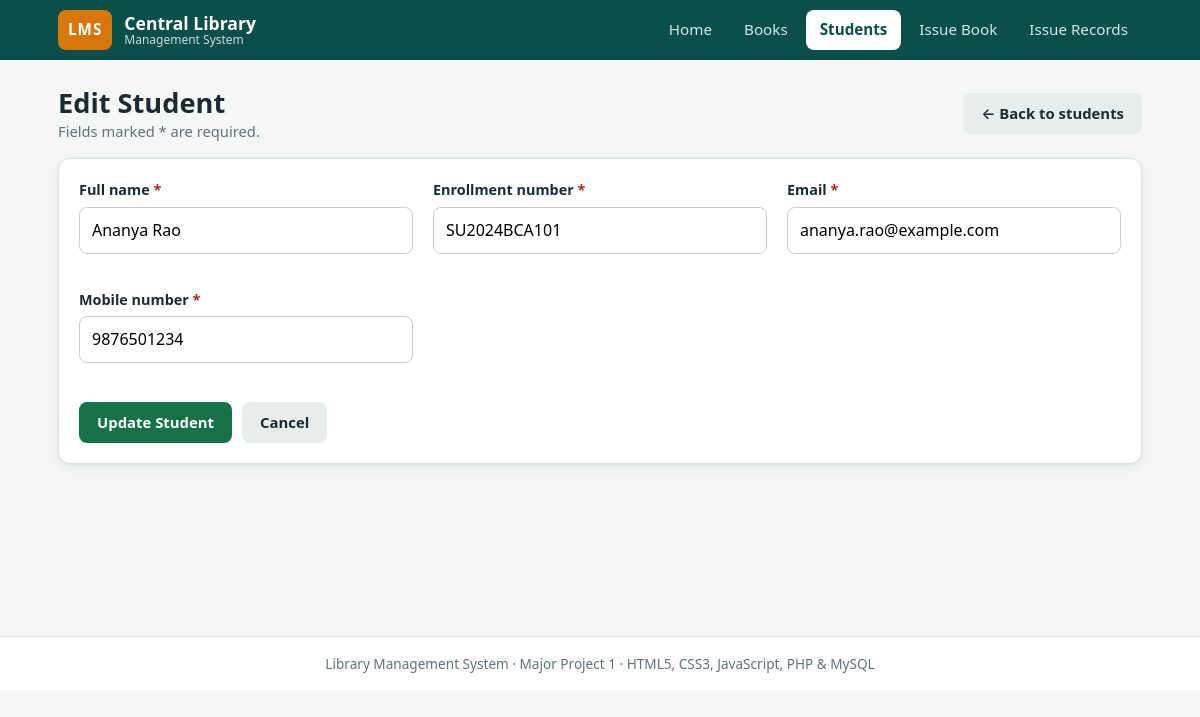
The page /student_form.php?id=1 on the database its author committed.
### tables this page shows
CREATE TABLE students (
    id            INT UNSIGNED AUTO_INCREMENT PRIMARY KEY,
    full_name     VARCHAR(100) NOT NULL,
    email         VARCHAR(120) NOT NULL UNIQUE,
    enrollment_no VARCHAR(20)  NOT NULL UNIQUE,
    phone         CHAR(10)     NOT NULL,
    registered_on DATETIME NOT NULL DEFAULT CURRENT_TIMESTAMP
);

### includes/init.php (called while the page is built, shortened)
<?php
function run(mysqli $db, string $sql, string $types = '', array $params = []) {
    $st = $db->prepare($sql);
    if ($params) {
        $st->bind_param($types, ...$params);
    }
    $st->execute();
    return $st;
}
function h($value): string {
    return htmlspecialchars((string)$value, ENT_QUOTES, 'UTF-8');
}

### student_form.php (the view, shortened to what this page needs)
<?php
require __DIR__ . '/includes/init.php';
$id = (int)($_GET['id'] ?? $_POST['id'] ?? 0);
$stu = ['full_name' => '', 'email' => '', 'enrollment_no' => '', 'phone' => ''];
if ($id > 0) {
    $row = run($db, "SELECT * FROM students WHERE id = ?", 'i', [$id])->get_result()->fetch_assoc();
    $stu = $row;
}
require __DIR__ . '/includes/header.php';
?>
<div class="page-head">
    <div>
        <h1><?= $id ? 'Edit Student' : 'Register New Student' ?></h1>
        <p class="subtle">Fields marked * are required.</p>
    </div>
    <a class="btn btn-grey" href="students.php">&larr; Back to students</a>
</div>
<div class="card">
<form method="post" data-validate novalidate>
    <div class="form-grid">
        <div class="field">
            <label for="full_name">Full name <span class="req">*</span></label>
            <input type="text" id="full_name" name="full_name" data-rule="name" maxlength="100" value="<?= h($stu['full_name']) ?>">
            <div class="field-error"></div>
        </div>
        <div class="field">
            <label for="enrollment_no">Enrollment number <span class="req">*</span></label>
            <input type="text" id="enrollment_no" name="enrollment_no" data-rule="enroll" maxlength="20" value="<?= h($stu['enrollment_no']) ?>">
            <div class="field-error"></div>
        </div>
        <div class="field">
            <label for="email">Email <span class="req">*</span></label>
            <input type="email" id="email" name="email" data-rule="email" maxlength="120" value="<?= h($stu['email']) ?>">
            <div class="field-error"></div>
        </div>
        <div class="field">
            <label for="phone">Mobile number <span class="req">*</span></label>
            <input type="text" id="phone" name="phone" data-rule="phone" data-digits maxlength="10" inputmode="numeric" value="<?= h($stu['phone']) ?>">
            <div class="field-error"></div>
        </div>
    </div>
    <div class="form-actions">
        <button class="btn btn-ok" type="submit"><?= $id ? 'Update Student' : 'Register Student' ?></button>
        <a class="btn btn-grey" href="students.php">Cancel</a>
    </div>
</form>
</div>
<?php require __DIR__ . '/includes/footer.php'; ?>

### assets/css/style.css (style rules this page uses)
:root { --ink: #1c2b33; --muted: #61727b; --teal: #0f766e; --teal-dark: #0b4f4a; --teal-soft: #e3f4f1; --amber: #d97706; --amber-soft: #fef3dc; --red: #b42318; --red-soft: #fde8e6; --green: #157347; --green-soft: #e1f5ea; --bg: #f4f7f6; --card: #ffffff; --line: #dbe3e1; --radius: 12px; --shadow: 0 1px 3px rgba(16, 40, 48, .08), 0 4px 14px rgba(16, 40, 48, .05); }
*, *::before, *::after { box-sizing: border-box; }
body { margin: 0; font-family: "Segoe UI", system-ui, -apple-system, Roboto, Arial, sans-serif; color: var(--ink); background: var(--bg); line-height: 1.55; }
a { color: var(--teal); text-decoration: none; }
h1, h2, h3 { line-height: 1.25; margin: 0 0 .6rem; }
h1 { font-size: 1.7rem; }
.card { background: var(--card); border: 1px solid var(--line); border-radius: var(--radius); padding: 20px; box-shadow: var(--shadow); margin-bottom: 22px; }
.page-head { display: flex; flex-wrap: wrap; justify-content: space-between; align-items: center; gap: 12px; margin-bottom: 16px; }
.page-head h1 { margin: 0; }
.subtle { color: var(--muted); margin: 0; font-size: .92rem; }
.btn { display: inline-block; border: 0; cursor: pointer; font: inherit; font-size: .93rem; font-weight: 600; padding: 9px 18px; border-radius: 8px; background: var(--teal); color: #fff; transition: filter .15s, transform .05s; }
.btn-grey { background: #e7edec; color: var(--ink); }
.btn-ok { background: var(--green); }
.form-grid { display: grid; grid-template-columns: repeat(auto-fit, minmax(250px, 1fr)); gap: 18px 20px; }
.field label { display: block; font-weight: 600; font-size: .9rem; margin-bottom: 5px; }
.field label .req { color: var(--red); }
.field input, .field select { width: 100%; padding: 10px 12px; border: 1px solid #c6d2cf; border-radius: 8px; font: inherit; background: #fff; }
.field-error { color: var(--red); font-size: .8rem; min-height: 1.1em; margin-top: 3px; }
.form-actions { margin-top: 22px; display: flex; gap: 10px; flex-wrap: wrap; }

### rows shown on the page
students: full_name "Ananya Rao", enrollment_no "SU2024BCA101", email "ananya.rao@example.com", phone "9876501234"

### other values the page prints
$label "Home"
$label "Books"
$label "Students"
$label "Issue Book"
$label "Issue Records"
